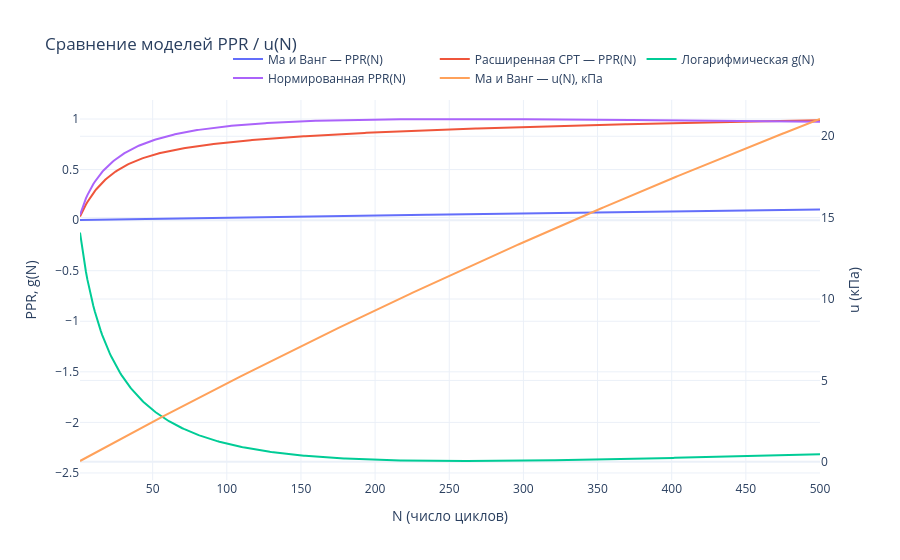

The notebook cell this image was saved under:
### Markdown cell above
## Сводный график

### Code cell
fig = plot_curves_overlay(
    curves=[
        {
            "func": cpt_ppr_ma_wang,
            "func_params": {"a": 0.5, "k": 0.05, "A": 100.0, "sigma_3": 200.0},
            "label": "Ма и Ванг — PPR(N)",
        },
        {
            "func": extended_cpt_ppr,
            "func_params": {"a": 0.3, "b": 0.3, "k": 0.05, "A": 1.0, "n_max": 500.0},
            "label": "Расширенная CPT — PPR(N)",
        },
        {
            "func": logarithmic_ppr_raw,
            "func_params": {"A1": 2.0, "A2": 1.5, "k1": 0.01, "k2": 0.1},
            "label": "Логарифмическая g(N)",
        },
        {
            "func": logarithmic_ppr_normalized,
            "func_params": {"A": 1.0, "A1": 2.0, "A2": 1.5, "k1": 0.01, "k2": 0.1},
            "label": "Нормированная PPR(N)",
        },
        {
            "func": cpt_pore_pressure_ma_wang,
            "func_params": {"a": 0.5, "k": 0.05, "A": 100.0},
            "label": "Ма и Ванг — u(N), кПа",
            "secondary_y": True,
        },
    ],
    x_range=(1, 500),
    x_arg_name="n_cycles",
    title="Сравнение моделей PPR / u(N)",
    x_label="N (число циклов)",
    y_label="PPR, g(N)",
    y_label_secondary="u (кПа)",
)
fig.show()

### Figure 1 — Plotly figure (JSON) as saved in the notebook; plotly's stock layout.template omitted (floating-point values rounded to 4 significant figures; data arrays with more than 128 entries replaced by an {"elided": "..."} marker saying what was removed)
{"data": [{"line": {"color": "#636EFA", "width": 2}, "mode": "lines", "name": "Ма и Ванг — PPR(N)", "type": "scatter", "x": {"elided": "500 float values"}, "y": {"elided": "500 float values"}, "yaxis": "y"}, {"line": {"color": "#EF553B", "width": 2}, "mode": "lines", "name": "Расширенная CPT — PPR(N)", "type": "scatter", "x": {"elided": "500 float values"}, "y": {"elided": "500 float values"}, "yaxis": "y"}, {"line": {"color": "#00CC96", "width": 2}, "mode": "lines", "name": "Логарифмическая g(N)", "type": "scatter", "x": {"elided": "500 float values"}, "y": {"elided": "500 float values"}, "yaxis": "y"}, {"line": {"color": "#AB63FA", "width": 2}, "mode": "lines", "name": "Нормированная PPR(N)", "type": "scatter", "x": {"elided": "500 float values"}, "y": {"elided": "500 float values"}, "yaxis": "y"}, {"line": {"color": "#FFA15A", "width": 2}, "mode": "lines", "name": "Ма и Ванг — u(N), кПа", "type": "scatter", "x": {"elided": "500 float values"}, "y": {"elided": "500 float values"}, "yaxis": "y2"}], "layout": {"legend": {"orientation": "h", "x": 1, "xanchor": "right", "y": 1.02, "yanchor": "bottom"}, "title": {"text": "Сравнение моделей PPR / u(N)"}, "xaxis": {"title": {"text": "N (число циклов)"}}, "yaxis": {"title": {"text": "PPR, g(N)"}, "type": "linear"}, "yaxis2": {"overlaying": "y", "side": "right", "title": {"text": "u (кПа)"}, "type": "linear"}}}
